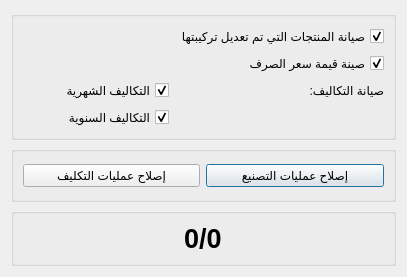
<?xml version="1.0" encoding="UTF-8"?>
<ui version="4.0">
 <class>Manufacture_Cost_Fix</class>
 <widget class="QDialog" name="Manufacture_Cost_Fix">
  <property name="windowModality">
   <enum>Qt::WindowModal</enum>
  </property>
  <property name="geometry">
   <rect>
    <x>0</x>
    <y>0</y>
    <width>407</width>
    <height>277</height>
   </rect>
  </property>
  <property name="windowTitle">
   <string>إصلاح عمليات التكليف والتصنيع</string>
  </property>
  <property name="windowIcon">
   <iconset>
    <normaloff>graphics/icon.xpm</normaloff>graphics/icon.xpm</iconset>
  </property>
  <property name="layoutDirection">
   <enum>Qt::RightToLeft</enum>
  </property>
  <property name="modal">
   <bool>true</bool>
  </property>
  <layout class="QVBoxLayout" name="verticalLayout">
   <item>
    <widget class="QGroupBox" name="groupBox">
     <property name="title">
      <string/>
     </property>
     <layout class="QGridLayout" name="gridLayout">
      <item row="1" column="0">
       <widget class="QCheckBox" name="fix_composition_checkBox">
        <property name="text">
         <string>صيانة المنتجات التي تم تعديل تركيبتها</string>
        </property>
        <property name="checked">
         <bool>true</bool>
        </property>
       </widget>
      </item>
      <item row="3" column="1">
       <widget class="QCheckBox" name="fix_month_expenses">
        <property name="text">
         <string>التكاليف الشهرية</string>
        </property>
        <property name="checked">
         <bool>true</bool>
        </property>
       </widget>
      </item>
      <item row="3" column="0">
       <widget class="QLabel" name="label_2">
        <property name="text">
         <string>صيانة التكاليف:</string>
        </property>
       </widget>
      </item>
      <item row="4" column="1">
       <widget class="QCheckBox" name="fix_year_expenses">
        <property name="text">
         <string>التكاليف السنوية</string>
        </property>
        <property name="checked">
         <bool>true</bool>
        </property>
       </widget>
      </item>
      <item row="2" column="0">
       <widget class="QCheckBox" name="fix_exchange_price_checkbox">
        <property name="text">
         <string>صينة قيمة سعر الصرف</string>
        </property>
        <property name="checked">
         <bool>true</bool>
        </property>
       </widget>
      </item>
     </layout>
    </widget>
   </item>
   <item>
    <widget class="QGroupBox" name="groupBox_3">
     <property name="title">
      <string/>
     </property>
     <layout class="QGridLayout" name="gridLayout_3">
      <item row="0" column="0">
       <widget class="QPushButton" name="fix_manufacture_btn">
        <property name="text">
         <string>إصلاح عمليات التصنيع</string>
        </property>
       </widget>
      </item>
      <item row="0" column="1">
       <widget class="QPushButton" name="fix_cost_btn">
        <property name="text">
         <string>إصلاح عمليات التكليف</string>
        </property>
       </widget>
      </item>
     </layout>
    </widget>
   </item>
   <item>
    <widget class="QGroupBox" name="groupBox_4">
     <property name="title">
      <string/>
     </property>
     <layout class="QGridLayout" name="gridLayout_4">
      <item row="0" column="2">
       <spacer name="horizontalSpacer">
        <property name="orientation">
         <enum>Qt::Horizontal</enum>
        </property>
        <property name="sizeHint" stdset="0">
         <size>
          <width>40</width>
          <height>20</height>
         </size>
        </property>
       </spacer>
      </item>
      <item row="0" column="1">
       <widget class="QLabel" name="progress_label">
        <property name="font">
         <font>
          <pointsize>20</pointsize>
          <weight>75</weight>
          <bold>true</bold>
         </font>
        </property>
        <property name="text">
         <string>0/0</string>
        </property>
       </widget>
      </item>
      <item row="0" column="0">
       <spacer name="horizontalSpacer_2">
        <property name="orientation">
         <enum>Qt::Horizontal</enum>
        </property>
        <property name="sizeHint" stdset="0">
         <size>
          <width>40</width>
          <height>20</height>
         </size>
        </property>
       </spacer>
      </item>
     </layout>
    </widget>
   </item>
  </layout>
 </widget>
 <resources/>
 <connections/>
</ui>
